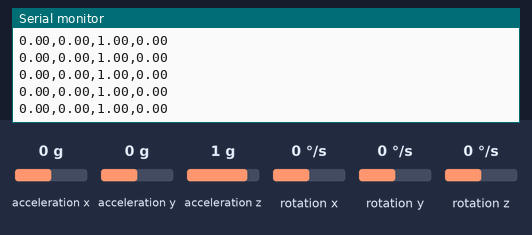
A program run on a simulated Arduino Uno, built with avr-gcc and run on an emulated ATmega328P. Shown: the last lines printed to the serial monitor. The inputs (shaded band) are chosen by the test bench; at power-on: acceleration y 0 g, acceleration z 1 g, acceleration x 0 g, rotation y 0 °/s, rotation x 0 °/s, rotation z 0 °/s.

Above: at 6.2 s.
6.3 s: acceleration y set to -1.4 g
At 7.0 s:
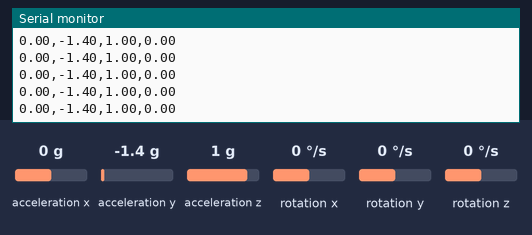
9.3 s: acceleration z set to -1.4 g
At 9.9 s:
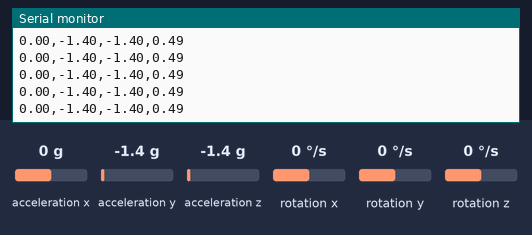
12.3 s: acceleration x set to -1.4 g
At 13.2 s:
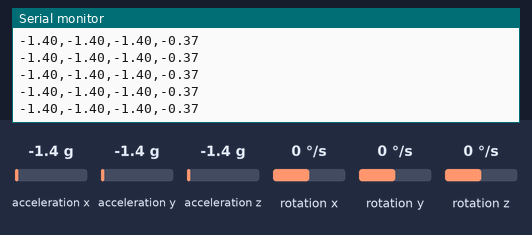
13.8 s: rotation y set to -192 °/s
At 14.4 s:
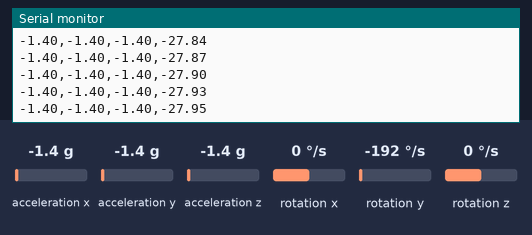
15.3 s: acceleration y set to 0.8 g
At 16.3 s:
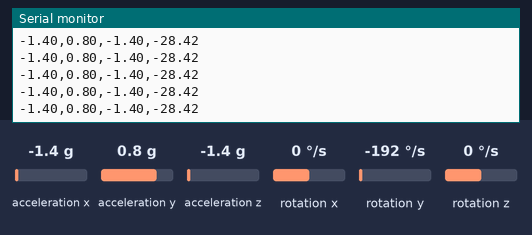
Timing chart, 0 to 18.3 s (numbered marks = the images above; inputs shaded):
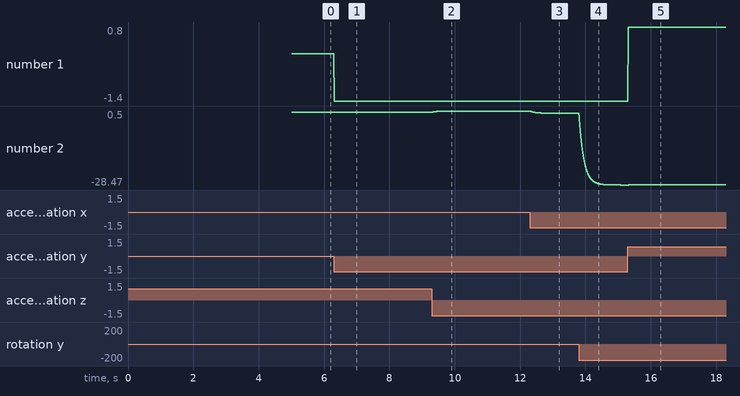

The program:

main.cpp
```cpp
/********************************************************************************
   BB-1 Self balancing robot by Juerd Mispelblom Beyer
   V1
   CONNECTIONS:
   Arduino D3  - Motor Driver PWM 1 Input
   Arduino D4  - Motor Driver DIR 1 Input
   Arduino D9  - Motor Driver PWM 2 Input
   Arduino D10 - Motor Driver DIR 2 Input
   Arduino GND - Motor Driver GND
 ********************************************************************************/

#include <Arduino.h>
#include <IMU.h>

IMU imu;

void setup() {
    Serial.begin(115200);
    Wire.begin();
    delay(5000);
    imu.calibrate();
}

void loop() {
    imu.get_filtered_pitch();
    imu.print_vectors();
    imu.print_filtered_pitch_yaw();
}
```

IMU.cpp
```cpp
//
// Created by Juerd Mispelblom Beyer on 23/01/2022.
//
#include "Arduino.h"
#include "IMU.h"

IMU::IMU(){
    mpu.setup(0x68);  // change to your own address
}

void IMU::calibrate(){
    mpu.calibrateAccelGyro();
    mpu.calibrateMag();
}


void IMU::update_vectors() {
    mpu.update();
    this->acc_x = mpu.getAccX();
    this->acc_y = mpu.getAccY();
    this->acc_z = mpu.getAccZ();
    this->gyro_x = mpu.getGyroX();
    this->gyro_y = mpu.getGyroY();
    this->gyro_z = mpu.getGyroZ();
}

float IMU::get_filtered_pitch(){
    long now = micros();

    // Get new values from IMU
    update_vectors();

    // Calculate pitch from accelerometers x and z
    float pitch_acc_measured = atan2(acc_x, acc_z) / 2 / M_PI;

    // Complementary filter
    float dt = ((now - last_measurement) / 1000000.0);
    filtered_pitch = (filtered_pitch + gyro_y * dt) * .95 + pitch_acc_measured * .05;

    last_measurement = now;

    return filtered_pitch;
}

void IMU::print_vectors(){
    Serial.print(acc_x,2); Serial.print(",");
    Serial.print(acc_y,2); Serial.print(",");
    Serial.print(acc_z,2); Serial.print(",");
}

void IMU::print_filtered_pitch_yaw(){
    Serial.println(filtered_pitch);
}
```

IMU.h
```cpp
#ifndef BB_1_IMU_H
#define BB_1_IMU_H

#include "MPU9250.h"
#include <stdint.h>
#include <math.h>

// IMU object
MPU9250 mpu;

class IMU {

private:
    float acc_x, acc_y, acc_z, gyro_x, gyro_y, gyro_z;

    long last_measurement=0;
    float filtered_pitch, filtered_jaw;

    float pitch_offset;

public:
    IMU();
    void calibrate();
    void update_vectors();
    float get_filtered_pitch();
    void print_vectors();
    void print_filtered_pitch_yaw();
};


#endif //BB_1_IMU_H
```

Measured:
- after the input at 6.3 s, the serial monitor: prints a new line at once (image 1)
- after the input at 9.3 s, the serial monitor: prints a new line at once (image 2)
- after the input at 12.3 s, the serial monitor: prints a new line at once (image 3)
- after the input at 13.8 s, the serial monitor: prints a new line at once (image 4)
- plotted number 1: 0 → -1.4 after the input at 6.3 s
- plotted number 2: 0 → 0.5 after the input at 9.3 s, 0.5 → -0.37 after the input at 12.3 s, -0.37 → -28.47 after the input at 13.8 s
